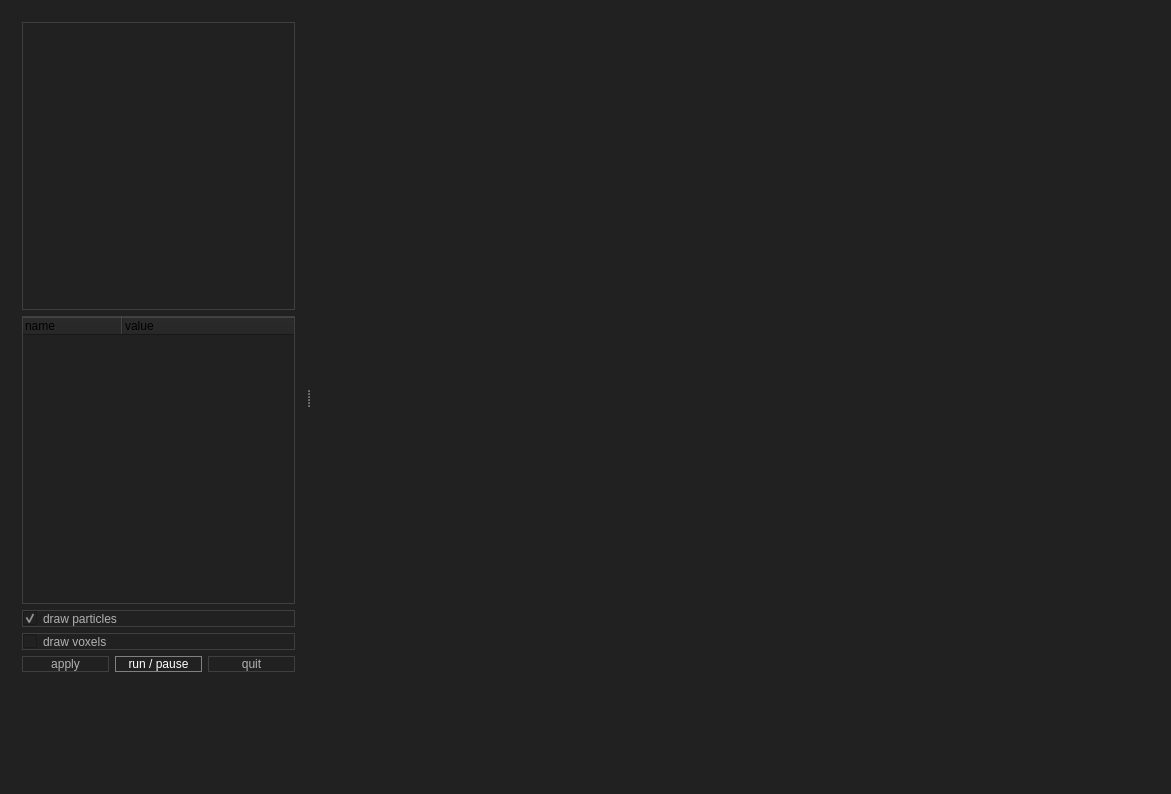
<?xml version="1.0" encoding="UTF-8"?>
<ui version="4.0">
 <class>Widget</class>
 <widget class="QWidget" name="Widget">
  <property name="geometry">
   <rect>
    <x>0</x>
    <y>0</y>
    <width>1171</width>
    <height>794</height>
   </rect>
  </property>
  <property name="windowTitle">
   <string>Smoothed particle hydrodynamics (SPH) | code by Matthias Varnholt (mueslee/haujobb) in 2016 | based on a webinar by Alan Heirich</string>
  </property>
  <property name="styleSheet">
   <string notr="true">QWidget {
   background-color:rgb(33, 33, 33)
}

QLabel {
   color: rgb(177, 177, 177); 
}

QListWidget {
   color: rgb(177, 177, 177); 
   border: 1px solid rgb(63, 63, 63);
}

QCheckBox {
   color: rgb(177, 177, 177); 
   border: 1px solid rgb(63, 63, 63);
   text-align:left;
}

QPushButton:checked {
	background-color: rgb(80, 80, 80);
}

QPushButton {
   color: rgb(177, 177, 177); 
   border: 1px solid rgb(63, 63, 63);
}

QMenu {
   color: rgb(177, 177, 177); 
    background-color:rgb(33, 33, 33);
    border: 1px solid black;
}

QMenu::item {
    background-color: transparent;
}

QMenu::item:selected { 
    background-color: rgb(63, 63, 63);
}

QPlainTextEdit {
   color: rgb(177, 177, 177); 
   border: 1px solid rgb(63, 63, 63);
}



QTreeWidget {
   color: rgb(177, 177, 177); 
   border: 1px solid rgb(63, 63, 63);
}

</string>
  </property>
  <layout class="QGridLayout" name="gridLayout_3">
   <item row="0" column="0">
    <widget class="QSplitter" name="splitter">
     <property name="orientation">
      <enum>Qt::Horizontal</enum>
     </property>
     <widget class="QWidget" name="layoutWidget">
      <layout class="QGridLayout" name="gridLayout_2">
       <item row="0" column="0">
        <layout class="QGridLayout" name="gridLayout">
         <item row="0" column="0" colspan="3">
          <widget class="QPlainTextEdit" name="mText"/>
         </item>
         <item row="1" column="0" colspan="3">
          <widget class="SphConfig" name="mAttributes">
           <property name="columnCount">
            <number>2</number>
           </property>
           <column>
            <property name="text">
             <string notr="true">name</string>
            </property>
           </column>
           <column>
            <property name="text">
             <string notr="true">value</string>
            </property>
           </column>
          </widget>
         </item>
         <item row="5" column="2">
          <widget class="QPushButton" name="mQuit">
           <property name="text">
            <string>quit</string>
           </property>
          </widget>
         </item>
         <item row="5" column="1">
          <widget class="QPushButton" name="mRun">
           <property name="styleSheet">
            <string notr="true">color: rgb(255, 255, 255); 
border: 1px solid rgb(128, 128, 128);
</string>
           </property>
           <property name="text">
            <string>run / pause</string>
           </property>
          </widget>
         </item>
         <item row="5" column="0">
          <widget class="QPushButton" name="mApply">
           <property name="text">
            <string>apply</string>
           </property>
          </widget>
         </item>
         <item row="2" column="0" colspan="3">
          <widget class="QCheckBox" name="mDrawParticles">
           <property name="text">
            <string>draw particles</string>
           </property>
           <property name="checked">
            <bool>true</bool>
           </property>
          </widget>
         </item>
         <item row="4" column="0" colspan="3">
          <widget class="QCheckBox" name="mDrawVoxels">
           <property name="text">
            <string>draw voxels</string>
           </property>
          </widget>
         </item>
        </layout>
       </item>
       <item row="1" column="0">
        <spacer name="verticalSpacer">
         <property name="orientation">
          <enum>Qt::Vertical</enum>
         </property>
         <property name="sizeType">
          <enum>QSizePolicy::Preferred</enum>
         </property>
         <property name="sizeHint" stdset="0">
          <size>
           <width>13</width>
           <height>100</height>
          </size>
         </property>
        </spacer>
       </item>
      </layout>
     </widget>
     <widget class="Visualization" name="mVisualization">
      <property name="sizePolicy">
       <sizepolicy hsizetype="MinimumExpanding" vsizetype="Preferred">
        <horstretch>0</horstretch>
        <verstretch>0</verstretch>
       </sizepolicy>
      </property>
      <property name="minimumSize">
       <size>
        <width>800</width>
        <height>0</height>
       </size>
      </property>
     </widget>
    </widget>
   </item>
  </layout>
 </widget>
 <layoutdefault spacing="6" margin="11"/>
 <customwidgets>
  <customwidget>
   <class>Visualization</class>
   <extends>QFrame</extends>
   <header>visualization.h</header>
   <container>1</container>
  </customwidget>
  <customwidget>
   <class>SphConfig</class>
   <extends>QTreeWidget</extends>
   <header>sphconfig.h</header>
  </customwidget>
 </customwidgets>
 <resources/>
 <connections/>
</ui>
